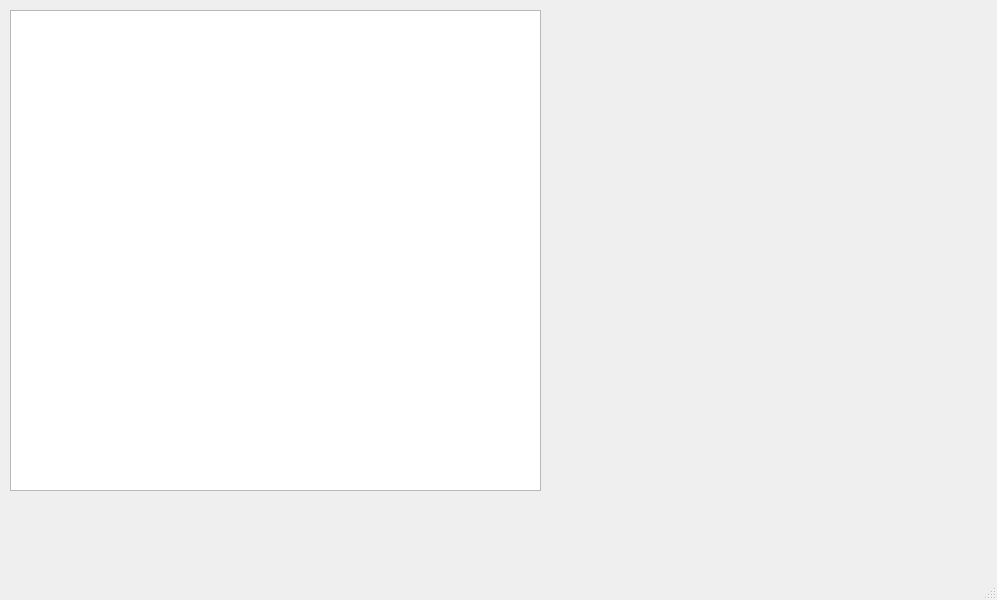
<?xml version="1.0" encoding="UTF-8"?>
<ui version="4.0">
 <class>MainWindow</class>
 <widget class="QMainWindow" name="MainWindow">
  <property name="geometry">
   <rect>
    <x>0</x>
    <y>0</y>
    <width>997</width>
    <height>600</height>
   </rect>
  </property>
  <property name="windowTitle">
   <string>MainWindow</string>
  </property>
  <widget class="QWidget" name="centralwidget">
   <widget class="QTableView" name="tableView">
    <property name="geometry">
     <rect>
      <x>10</x>
      <y>10</y>
      <width>531</width>
      <height>481</height>
     </rect>
    </property>
   </widget>
  </widget>
  <widget class="QMenuBar" name="menubar">
   <property name="geometry">
    <rect>
     <x>0</x>
     <y>0</y>
     <width>997</width>
     <height>26</height>
    </rect>
   </property>
  </widget>
  <widget class="QStatusBar" name="statusbar"/>
 </widget>
 <resources/>
 <connections/>
</ui>
